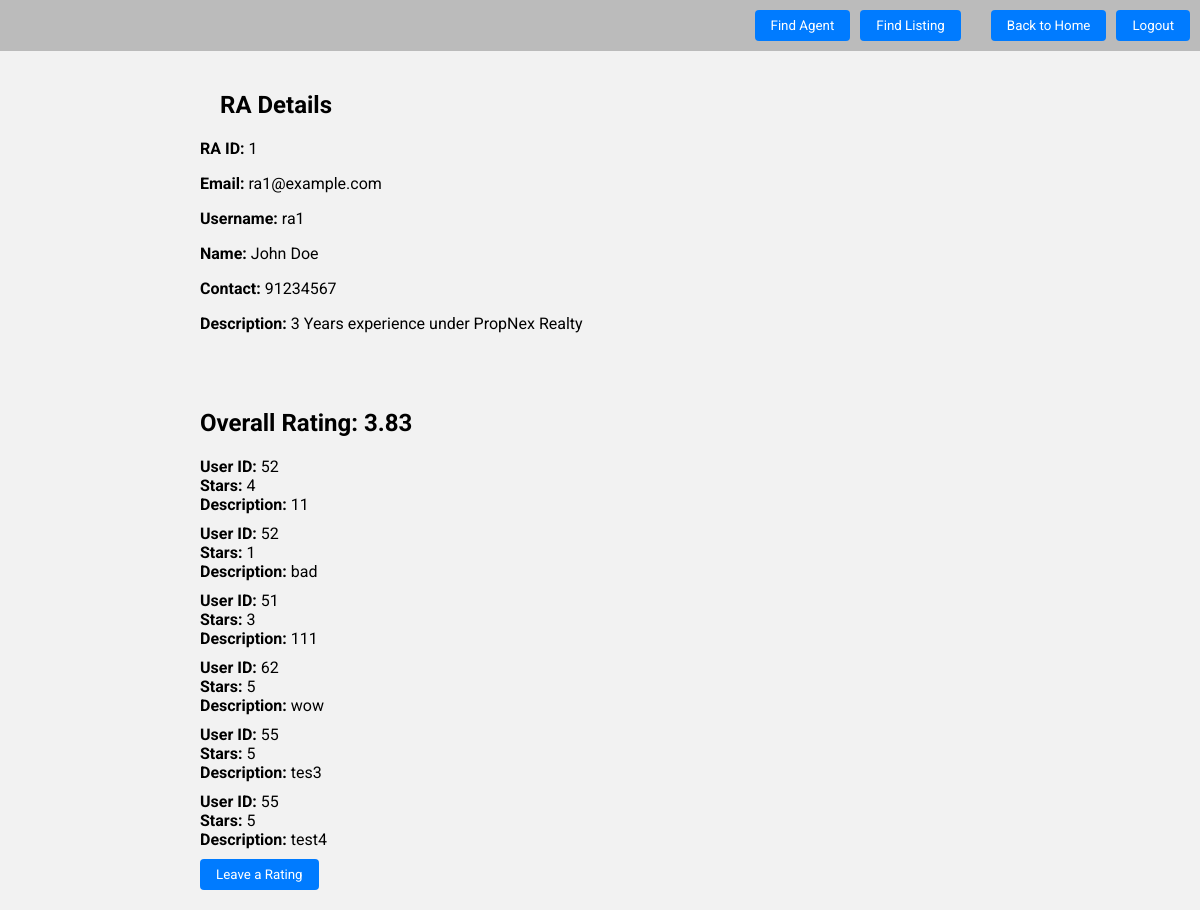
/Boundary/seller/view_ra.php?ra_id=1 (signed in), run on an earlier commit of the app's database.
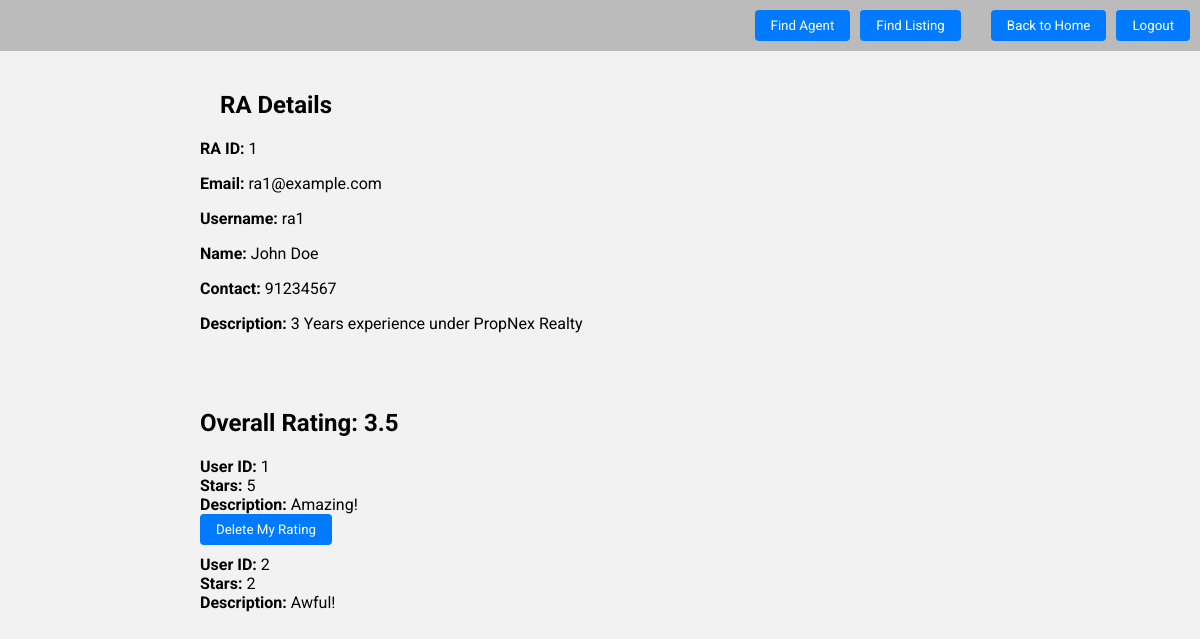
And on a later commit of the database.
### tables this page shows
CREATE TABLE `rating` (
  `rating_id` int(11) NOT NULL,
  `ra_id` int(11) NOT NULL,
  `user_id` int(11) NOT NULL,
  `stars` int(11) NOT NULL,
  `description` text DEFAULT NULL
);

### Control/seller/view_ra_controller.php (called while the page is built)
<?php
require_once('../../Database/db_conn.php');
require_once('../../Entity/ra.php');
class ViewRAController {
    private $RA;
    public function __construct($conn) {
        $this->RA = new RA($conn);
    }
    public function getRAByRAID($ra_id) {
        return $this->RA->getRAByRAID($ra_id);
    }
}
$viewRAController = new ViewRAController($conn);
?>

### Entity/ra.php (called while the page is built, shortened)
<?php
class RA {
    private $conn;
    public function __construct($conn) {
        $this->conn = $conn;
    }
    public function getRAByRAID($ra_id) {
        $sql = "SELECT * FROM ra WHERE ra_id = ?";
        $stmt = $this->conn->prepare($sql);
        $stmt->bind_param("i", $ra_id);
        $stmt->execute();
        $result = $stmt->get_result();
        if ($result->num_rows == 1) {
            return $result->fetch_assoc();
        } else {
            return null;
        }
    }
}
?>

### Control/buyer/view_rating_controller.php (called while the page is built)
<?php
require_once('../../Database/db_conn.php');
require_once('../../Entity/rating.php');
class ViewRatingsController {
    private $Rating;
    public function __construct($conn) {
        $this->Rating = new Rating($conn);
    }
    public function getAllRatingsByRAID($ra_id) {
        return $this->Rating->getRatingsByRAID($ra_id);
    }
    public function calculateOverallRating($ra_id) {
        $ratings = $this->getAllRatingsByRAID($ra_id);
        $totalStars = 0;
        $totalRatings = count($ratings);
        if ($totalRatings > 0) {
            foreach ($ratings as $rating) {
                $totalStars += $rating['stars'];
            }
            $overallRating = $totalStars / $totalRatings;
            return round($overallRating, 2);
        } else {
            return 0;
        }
    }
    public function hasUserRatedRA($user_id, $ra_id) {
        $rating = $this->Rating->getRatingByUserIDAndRAID($user_id, $ra_id);
        return !empty($rating);
    }
}
$viewRatingsController = new ViewRatingsController($conn);
?>

### Entity/rating.php (called while the page is built, shortened)
<?php
require_once("../../Database/db_conn.php");
class Rating
{
    private $conn;
    public function __construct()
    {
        global $conn;
        $this->conn = $conn;
    }
    public function getRatingsByRAID($ra_id) {
        $sql = "SELECT * FROM rating WHERE ra_id = ?";
        $stmt = $this->conn->prepare($sql);
        $stmt->bind_param("i", $ra_id);
        $stmt->execute();
        $result = $stmt->get_result();
        $ratings = array();
        while ($row = $result->fetch_assoc()) {
            $ratings[] = $row;
        }
        return $ratings;
    }
    public function getRatingByUserIDAndRAID($user_id, $ra_id) {
        $sql = "SELECT * FROM rating WHERE user_id = ? AND ra_id = ?";
        $stmt = $this->conn->prepare($sql);
        $stmt->bind_param("ii", $user_id, $ra_id);
        $stmt->execute();
        $result = $stmt->get_result();
        if ($result->num_rows > 0) {
            return $result->fetch_assoc();
        } else {
            return null;
        }
    }
}
?>

### Boundary/seller/view_ra.php (the view, shortened to what the changed rows need)
<?php
include "header.php";
include "../../Control/seller/view_ra_controller.php";
if(isset($_GET['ra_id'])) {
    $ra_id = $_GET['ra_id'];
    $ra = $viewRAController->getRAByRAID($ra_id);
    if($ra) {
?>
<!DOCTYPE html>
<html lang="en">
<head>
</head>
<body>
    <div class="container">
        <h2 class="title">RA Details</h2>
        <div class="ra-details">
            <p><strong>RA ID:</strong> <?php echo $ra['ra_id']; ?></p>
            <p><strong>Email:</strong> <?php echo $ra['e-mail']; ?></p>
            <p><strong>Username:</strong> <?php echo $ra['username']; ?></p>
            <p><strong>Name:</strong> <?php echo $ra['name']; ?></p>
            <p><strong>Contact:</strong> <?php echo $ra['contact']; ?></p>
            <p><strong>Description:</strong> <?php echo $ra['description']; ?></p>
        </div>
    </div>
</body>
</html>
<?php
include 'view_ratings.php';
    } else {
        echo "<p>RA not found.</p>";
    }
} else {
    echo "<p>RA ID not provided.</p>";
}
?>

### Boundary/buyer/view_ratings.php (shortened to what the changed rows need)
<?php
include "../../Control/buyer/delete_rating_controller.php";
include "../../Control/buyer/view_rating_controller.php";
$user_id = $_SESSION['user_id'];
if (isset($_GET['ra_id'])) {
    $ra_id = $_GET['ra_id'];
    $overallRating = $viewRatingsController->calculateOverallRating($ra_id);
    $ratings = $viewRatingsController->getAllRatingsByRAID($ra_id);
    $hasRated = $viewRatingsController->hasUserRatedRA($user_id, $ra_id);
}
?>
<!DOCTYPE html>
<html lang="en">
<head>
</head>
<body>
<div class="container">
    <h2 class="overall-rating">Overall Rating: <?php echo $overallRating; ?></h2>
    <div class="ratings">
        <?php if (!empty($ratings)) : ?>
            <ul class="rating-list">
                <?php foreach ($ratings as $rating) : ?>
                    <li class="rating-item">
                        <strong>User ID:</strong> <?php echo $rating['user_id']; ?><br>
                        <strong>Stars:</strong> <?php echo $rating['stars']; ?><br>
                        <strong>Description:</strong> <?php echo $rating['description']; ?><br>
                        <?php if ($user_id == $rating['user_id']) : ?>
                            <form method="post" action="">
                                <div class="buttons">
                                    <button type="submit" name="delete_rating">Delete My Rating</button>
                                </div>
                            </form>
                        <?php endif; ?>
                    </li>
                <?php endforeach; ?>
            </ul>
        <?php else : ?>
            <p>No ratings found.</p>
        <?php endif; ?>
    </div>
    <?php if (!$hasRated) : ?>
        <div class="buttons">
        <button onclick="window.location.href='create_rating.php?ra_id=<?php echo $ra_id; ?>'">Leave a Rating</button>
        </div>
    <?php endif; ?>
</div>
</body>
</html>

What changed in the data, as far as the page shows it:
removed rating: user "52", stars "4", description "11"
removed rating: user "52", stars "1", description "bad"
removed rating: user "51", stars "3", description "111"
removed rating: user "62", stars "5", description "wow"
removed rating: user "55", stars "5", description "tes3"
removed rating: user "55", stars "5", description "test4"
now on this page (row edited): rating: user "1", stars "5", description "Amazing!"
now on this page (row edited): rating: user "2", stars "2", description "Awful!"
Also different on the page:
$overallRating: "3.83" → "3.5"
text no longer shown: "Leave a Rating"
